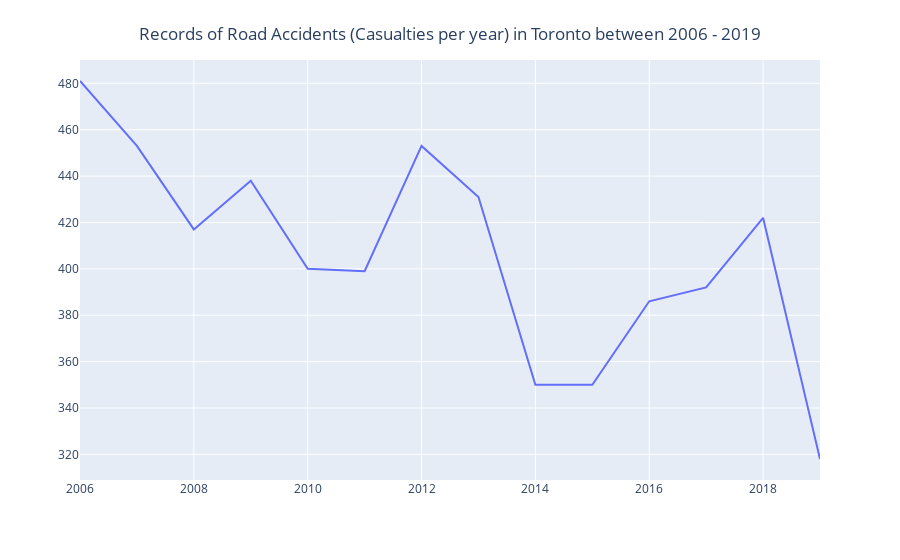

Notebook cell for this chart:
### Code cell
ACCNUM = df_clean.groupby('year')['ACCNUM'].nunique()
fig = px.line(df_clean, x = year, y = ACCNUM, labels={'x':'','y':''})
fig.update_layout(
    title={
        'text': "Records of Road Accidents (Casualties per year) in Toronto between 2006 - 2019",
        'y':0.95,
        'x':0.5,
        'xanchor': 'center',
        'yanchor': 'top'})
fig.show()

### Figure 1 — Plotly figure (JSON) as saved in the notebook; plotly's stock layout.template omitted (floating-point values rounded to 4 significant figures)
{"data": [{"hovertemplate": "=%{y}<extra></extra>", "legendgroup": "", "line": {"color": "#636efa", "dash": "solid"}, "mode": "lines", "name": "", "showlegend": false, "type": "scatter", "x": [2006, 2007, 2008, 2009, 2010, 2011, 2012, 2013, 2014, 2015, 2016, 2017, 2018, 2019], "xaxis": "x", "y": [481, 453, 417, 438, 400, 399, 453, 431, 350, 350, 386, 392, 422, 318], "yaxis": "y"}], "layout": {"legend": {"tracegroupgap": 0}, "margin": {"t": 60}, "title": {"text": "Records of Road Accidents (Casualties per year) in Toronto between 2006 - 2019", "x": 0.5, "xanchor": "center", "y": 0.95, "yanchor": "top"}, "xaxis": {"anchor": "y", "domain": [0, 1], "title": {"text": ""}}, "yaxis": {"anchor": "x", "domain": [0, 1], "title": {"text": ""}}}}
